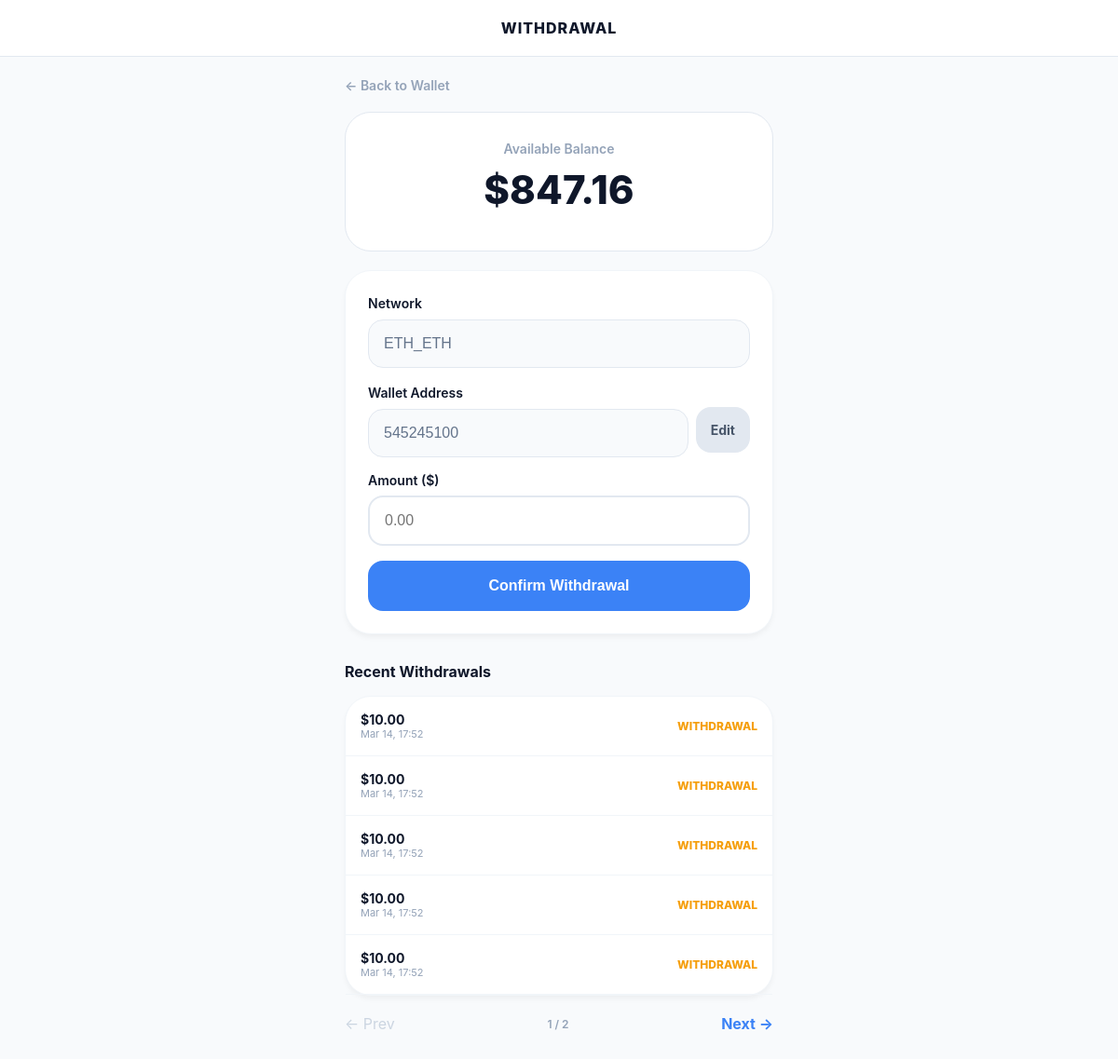
/withdraw/ (signed in), run on an earlier commit of the app's database.
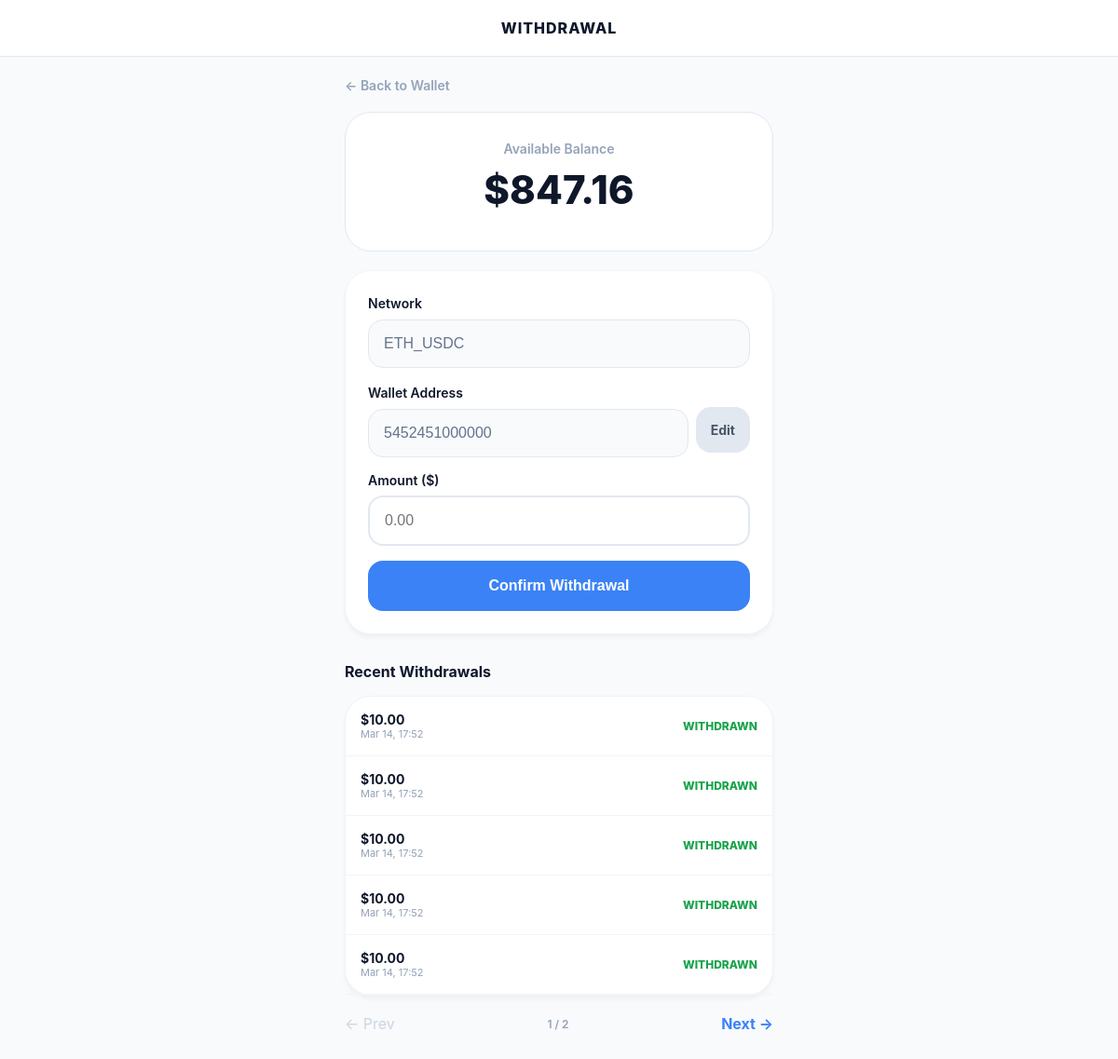
And on a later commit of the database.
### Catalog/models.py (models this page shows, shortened)
class Profile(models.Model):
    user = models.OneToOneField(User, on_delete=models.CASCADE, related_name='profile')
    wallet_address = models.CharField(max_length=255, blank=True, null=True)
    network = models.CharField(max_length=50, default='ETH_USDC')
    balance = models.DecimalField(max_digits=12, decimal_places=2, default=0.00)
    wallet_address = models.CharField(max_length=255, blank=True, null=True)
    phone_number = models.CharField(max_length=20, blank=True, null=True)
    current_progress = models.IntegerField(default=0)

class Order(models.Model):
    STATUS_CHOICES = [
        ('scheduled', 'Scheduled'),
        ('pending', 'Pending'),
        ('completed', 'Completed'),
        ('frozen', 'Frozen'),
        ('withdrawal', 'Withdrawal Pending'),
        ('withdrawn', 'Withdrawn/Paid'),
        ('rejected', 'Rejected'),
    ]
    user = models.ForeignKey(User, on_delete=models.CASCADE, related_name='orders', null=True, blank=True)
    product_name = models.CharField(max_length=255)
    price = models.DecimalField(max_digits=12, decimal_places=2, default=0.00)
    profit = models.DecimalField(max_digits=12, decimal_places=2, default=0.00)
    commission_rate = models.DecimalField(max_digits=5, decimal_places=2, default=1.00)
    status = models.CharField(max_length=20, choices=STATUS_CHOICES, default='pending')
    created_at = models.DateTimeField(auto_now_add=True)
    scheduled_at = models.IntegerField(null=True, blank=True)

### Catalog/views.py (the view, shortened to what this page needs)
# urls.py: path('withdraw/', views.withdraw_funds, name='withdraw_funds'),
@login_required(login_url='user_login')
def withdraw_funds(request):
    profile = request.user.profile
    withdrawals = Order.objects.filter(
        user=request.user,
        status__in=['withdrawal', 'withdrawn']
    ).order_by('-created_at')
    paginator = Paginator(withdrawals, 5)
    page_number = request.GET.get('page')
    page_obj = paginator.get_page(page_number)
    return render(request, 'users/withdrawal.html', {
        'profile': profile,
        'withdrawals': page_obj
    })

### Catalog/templates/users/withdrawal.html (shortened to what this page needs)
<!DOCTYPE html>
<html lang="en">
<head>
</head>
<body>
    <nav><span style="font-weight: 800; letter-spacing: 1px;">WITHDRAWAL</span></nav>
    <main class="container">
        <a href="{% url 'user_wallet' %}" class="back-link">← Back to Wallet</a>
        <div class="balance-card">
            <div style="font-size: 14px; color: var(--inactive); font-weight: 600;">Available Balance</div>
            <div style="font-size: 42px; font-weight: 800; color: var(--dark); margin: 10px 0;">${{ profile.balance|floatformat:2 }}</div>
        </div>
        <div class="card">
            <form method="POST">
                <label style="font-weight: 600; font-size: 14px;">Network</label>
                <input type="text" name="network" value="{{ profile.network|default:'Not Set' }}" readonly class="locked-input">
                <label style="font-weight: 600; font-size: 14px;">Wallet Address</label>
                <div style="display: flex; gap: 8px; align-items: center; margin-bottom: 16px;">
                    <input type="text" name="wallet_address" value="{{ profile.wallet_address|default:'Not Set' }}" readonly class="locked-input" style="margin-bottom: 0;">
                    <a href="{% url 'edit_wallet' %}" style="padding: 16px; background: #e2e8f0; color: #475569; text-decoration: none; border-radius: 16px; font-weight: 700; font-size: 14px;">Edit</a>
                </div>
                <label style="font-weight: 600; font-size: 14px; display: block;">Amount ($)</label>
                <input type="number" name="amount" id="amount" step="0.01" placeholder="0.00" required>
                <button type="submit">Confirm Withdrawal</button>
            </form>
        </div>
        <h3 style="font-size: 16px; margin-top: 30px;">Recent Withdrawals</h3>
        <div class="card" style="padding: 0;">
            {% for w in withdrawals %}
            <div style="padding: 16px; border-bottom: 1px solid #f1f5f9; display: flex; justify-content: space-between; align-items: center;">
                <div>
                    <div style="font-size: 14px; font-weight: 700;">${{ w.price }}</div>
                    <div style="font-size: 11px; color: var(--inactive);">{{ w.created_at|date:"M d, H:i" }}</div>
                </div>
                <div style="font-size: 12px; font-weight: 800; color: {% if w.status == 'withdrawn' %}#16a34a{% else %}#f59e0b{% endif %};">
                    {{ w.status|upper }}
                </div>
            </div>
            {% empty %}
            <div style="padding: 20px; text-align: center; color: var(--inactive); font-size: 13px;">No history found</div>
            {% endfor %}
        </div>
        <div style="display: flex; justify-content: space-between; align-items: center; margin-top: 10px;">
            {% if withdrawals.has_previous %}
                <a href="?page={{ withdrawals.previous_page_number }}" style="text-decoration: none; font-weight: 700; color: var(--primary);">← Prev</a>
            {% else %} <span style="color: #cbd5e1;">← Prev</span> {% endif %}
            <span style="font-size: 12px; font-weight: 600; color: var(--inactive);">{{ withdrawals.number }} / {{ withdrawals.paginator.num_pages }}</span>
            {% if withdrawals.has_next %}
                <a href="?page={{ withdrawals.next_page_number }}" style="text-decoration: none; font-weight: 700; color: var(--primary);">Next →</a>
            {% else %} <span style="color: #cbd5e1;">Next →</span> {% endif %}
        </div>
    </main>
</body>
</html>

### Catalog/templates/users/withdrawal.html (style rules this page uses)
:root { --primary: #3b82f6; --inactive: #94a3b8; --bg: #f8fafc; --dark: #0f172a; }
* { box-sizing: border-box; -webkit-tap-highlight-color: transparent; }
body { margin: 0; background: var(--bg); font-family: -apple-system, system-ui, sans-serif; padding-bottom: 40px; color: var(--dark); }
nav { background: white; padding: 20px; text-align: center; border-bottom: 1px solid #e2e8f0; }
.container { padding: 20px; max-width: 500px; margin: 0 auto; }
.back-link { display: inline-flex; align-items: center; gap: 8px; color: var(--inactive); text-decoration: none; font-weight: 600; margin-bottom: 20px; font-size: 14px; }
.balance-card { background: white; padding: 30px; border-radius: 28px; border: 1px solid #e2e8f0; text-align: center; margin-bottom: 20px; }
.card { background: white; padding: 24px; border-radius: 28px; border: 1px solid #f1f5f9; box-shadow: 0 4px 6px -1px rgba(0,0,0,0.05); margin-bottom: 20px; }
input { width: 100%; padding: 16px; border: 2px solid #e2e8f0; border-radius: 16px; font-size: 16px; margin: 8px 0 16px 0; background: #fff; }
.locked-input { background: #f8fafc; color: #64748b; cursor: not-allowed; border: 1px solid #e2e8f0; }
button { width: 100%; padding: 18px; background: var(--primary); color: white; border: none; border-radius: 16px; font-weight: 800; font-size: 16px; cursor: pointer; }

What changed in the data, as far as the page shows it:
changed Profile: network "ETH_ETH" → "ETH_USDC"; wallet_address "545245100" → "5452451000000"
changed Order (number 1 of 5 on the later page): status "WITHDRAWAL" → "WITHDRAWN"
changed Order (number 2 of 5 on the later page): status "WITHDRAWAL" → "WITHDRAWN"
changed Order (number 3 of 5 on the later page): status "WITHDRAWAL" → "WITHDRAWN"
changed Order (number 4 of 5 on the later page): status "WITHDRAWAL" → "WITHDRAWN"
changed Order (number 5 of 5 on the later page): status "WITHDRAWAL" → "WITHDRAWN"
